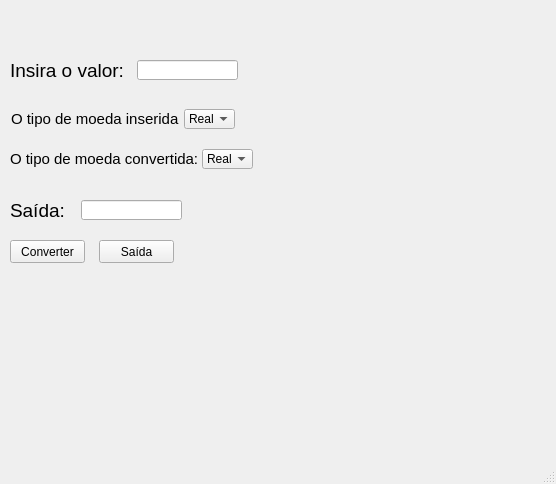
<?xml version="1.0" encoding="UTF-8"?>
<ui version="4.0">
 <class>MainWindow</class>
 <widget class="QMainWindow" name="MainWindow">
  <property name="geometry">
   <rect>
    <x>0</x>
    <y>0</y>
    <width>556</width>
    <height>484</height>
   </rect>
  </property>
  <property name="windowTitle">
   <string>MainWindow</string>
  </property>
  <widget class="QWidget" name="centralwidget">
   <widget class="QLabel" name="moeda">
    <property name="geometry">
     <rect>
      <x>10</x>
      <y>60</y>
      <width>122</width>
      <height>20</height>
     </rect>
    </property>
    <property name="font">
     <font>
      <pointsize>14</pointsize>
     </font>
    </property>
    <property name="text">
     <string>Insira o valor: </string>
    </property>
   </widget>
   <widget class="QLineEdit" name="entrada_moedas">
    <property name="geometry">
     <rect>
      <x>137</x>
      <y>60</y>
      <width>101</width>
      <height>20</height>
     </rect>
    </property>
   </widget>
   <widget class="QLabel" name="moeda_2">
    <property name="geometry">
     <rect>
      <x>11</x>
      <y>109</y>
      <width>168</width>
      <height>20</height>
     </rect>
    </property>
    <property name="font">
     <font>
      <pointsize>11</pointsize>
      <weight>50</weight>
      <bold>false</bold>
     </font>
    </property>
    <property name="text">
     <string>O tipo de moeda inserida: </string>
    </property>
   </widget>
   <widget class="QComboBox" name="tipos_moedas">
    <property name="geometry">
     <rect>
      <x>184</x>
      <y>109</y>
      <width>51</width>
      <height>20</height>
     </rect>
    </property>
    <item>
     <property name="text">
      <string>Real</string>
     </property>
    </item>
    <item>
     <property name="text">
      <string>Dólar</string>
     </property>
    </item>
    <item>
     <property name="text">
      <string>Euro</string>
     </property>
    </item>
    <item>
     <property name="text">
      <string>Peso</string>
     </property>
    </item>
   </widget>
   <widget class="QLabel" name="moeda_3">
    <property name="geometry">
     <rect>
      <x>10</x>
      <y>149</y>
      <width>187</width>
      <height>20</height>
     </rect>
    </property>
    <property name="font">
     <font>
      <pointsize>11</pointsize>
      <weight>50</weight>
      <bold>false</bold>
     </font>
    </property>
    <property name="text">
     <string>O tipo de moeda convertida: </string>
    </property>
   </widget>
   <widget class="QComboBox" name="tipos_moedas_2">
    <property name="geometry">
     <rect>
      <x>202</x>
      <y>149</y>
      <width>51</width>
      <height>20</height>
     </rect>
    </property>
    <item>
     <property name="text">
      <string>Real</string>
     </property>
    </item>
    <item>
     <property name="text">
      <string>Dólar</string>
     </property>
    </item>
    <item>
     <property name="text">
      <string>Euro</string>
     </property>
    </item>
    <item>
     <property name="text">
      <string>Peso</string>
     </property>
    </item>
   </widget>
   <widget class="QPushButton" name="botao_converter">
    <property name="geometry">
     <rect>
      <x>10</x>
      <y>240</y>
      <width>75</width>
      <height>23</height>
     </rect>
    </property>
    <property name="text">
     <string>Converter</string>
    </property>
   </widget>
   <widget class="QPushButton" name="botao_sair">
    <property name="geometry">
     <rect>
      <x>99</x>
      <y>240</y>
      <width>75</width>
      <height>23</height>
     </rect>
    </property>
    <property name="text">
     <string>Saída</string>
    </property>
   </widget>
   <widget class="QLineEdit" name="entrada_moedas_2">
    <property name="geometry">
     <rect>
      <x>81</x>
      <y>200</y>
      <width>101</width>
      <height>20</height>
     </rect>
    </property>
   </widget>
   <widget class="QLabel" name="moeda_4">
    <property name="geometry">
     <rect>
      <x>10</x>
      <y>200</y>
      <width>80</width>
      <height>20</height>
     </rect>
    </property>
    <property name="font">
     <font>
      <pointsize>14</pointsize>
     </font>
    </property>
    <property name="text">
     <string>Saída:</string>
    </property>
   </widget>
  </widget>
  <widget class="QMenuBar" name="menubar">
   <property name="geometry">
    <rect>
     <x>0</x>
     <y>0</y>
     <width>556</width>
     <height>21</height>
    </rect>
   </property>
  </widget>
  <widget class="QStatusBar" name="statusbar"/>
 </widget>
 <resources/>
 <connections>
  <connection>
   <sender>botao_sair</sender>
   <signal>clicked()</signal>
   <receiver>MainWindow</receiver>
   <slot>close()</slot>
   <hints>
    <hint type="sourcelabel">
     <x>137</x>
     <y>232</y>
    </hint>
    <hint type="destinationlabel">
     <x>291</x>
     <y>299</y>
    </hint>
   </hints>
  </connection>
 </connections>
</ui>
